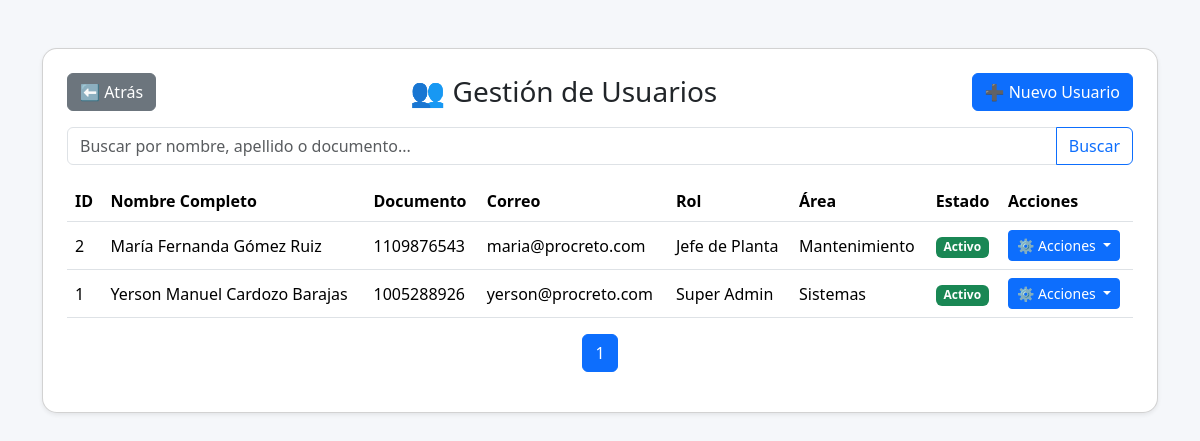
Page /app/screens/dashboard/rrhh/usuarios/index.php on the committed database.
### tables this page shows
CREATE TABLE `usuario` (
  `id_usuario` int(11) NOT NULL,
  `tipo_documento_usuario` varchar(10) DEFAULT NULL,
  `numero_documento_usuario` varchar(20) DEFAULT NULL,
  `nombres_usuario` varchar(100) DEFAULT NULL,
  `primer_apellido_usuario` varchar(50) DEFAULT NULL,
  `segundo_apellido_usuario` varchar(50) DEFAULT NULL,
  `fecha_nacimiento_usuario` date DEFAULT NULL,
  `genero_usuario` enum('Masculino','Femenino','Otro') DEFAULT NULL,
  `telefono_usuario` varchar(20) DEFAULT NULL,
  `correo_usuario` varchar(100) DEFAULT NULL,
  `direccion_usuario` varchar(150) DEFAULT NULL,
  `ciudad_usuario` varchar(100) DEFAULT NULL,
  `estado_civil_usuario` varchar(50) DEFAULT NULL,
  `id_estado_usuario` int(11) DEFAULT NULL,
  `id_cargo` int(11) DEFAULT NULL,
  `id_area` int(11) DEFAULT NULL,
  `id_rol` int(11) DEFAULT NULL,
  `tipo_contrato_usuario` varchar(100) DEFAULT NULL,
  `fecha_ingreso_usuario` date DEFAULT NULL,
  `fecha_retiro_usuario` date DEFAULT NULL,
  `id_turno` int(11) DEFAULT NULL,
  `foto_usuario` varchar(255) DEFAULT NULL,
  `pensiones_usuario` varchar(100) DEFAULT NULL,
  `eps_usuario` varchar(100) DEFAULT NULL,
  `arl_usuario` varchar(100) DEFAULT NULL,
  `profesion_usuario` varchar(100) DEFAULT NULL,
  `nivel_estudio_usuario` varchar(100) DEFAULT NULL,
  `observaciones_usuario` text DEFAULT NULL
);

CREATE TABLE `rol` (
  `id_rol` int(11) NOT NULL,
  `nombre_rol` varchar(100) NOT NULL,
  `descripcion_rol` text DEFAULT NULL,
  `imagen_url` varchar(255) DEFAULT NULL
);

CREATE TABLE `area` (
  `id_area` int(11) NOT NULL,
  `nombre_area` varchar(100) NOT NULL,
  `descripcion_area` text DEFAULT NULL
);

### app/screens/dashboard/rrhh/usuarios/index.php (the view, shortened to what this page needs)
<?php
include_once __DIR__ . "/../../../../../config/conexion.php";
$busqueda = isset($_GET['busqueda']) ? trim($_GET['busqueda']) : "";
$por_pagina = 20;
$pagina = isset($_GET['pagina']) && is_numeric($_GET['pagina']) ? intval($_GET['pagina']) : 1;
$inicio = ($pagina - 1) * $por_pagina;
$where = "";
$sql = "
  SELECT
    u.id_usuario,
    CONCAT(u.nombres_usuario, ' ', u.primer_apellido_usuario, ' ', u.segundo_apellido_usuario) AS nombre_completo,
    u.numero_documento_usuario,
    u.correo_usuario,
    r.nombre_rol AS rol,
    c.nombre_cargo AS cargo,
    a.nombre_area AS area,
    e.nombre_estado_usuario AS estado
  FROM usuario u
  LEFT JOIN rol r ON u.id_rol = r.id_rol
  LEFT JOIN cargo c ON u.id_cargo = c.id_cargo
  LEFT JOIN area a ON u.id_area = a.id_area
  LEFT JOIN estado_usuario e ON u.id_estado_usuario = e.id_estado_usuario
  $where
  ORDER BY u.id_usuario DESC
  LIMIT $inicio, $por_pagina
";
$result = $conn->query($sql);
$total_result = $conn->query("SELECT COUNT(*) as total FROM usuario u $where");
$total = $total_result->fetch_assoc()['total'];
$total_paginas = ceil($total / $por_pagina);
?>
<!DOCTYPE html>
<html lang="es">
<head>
  <link href="https://cdn.jsdelivr.net/npm/bootstrap@5.3.2/dist/css/bootstrap.min.css" rel="stylesheet">
</head>
<body>
  <div class="container mt-5">
    <div class="card p-4 shadow-sm">
      <div class="d-flex justify-content-between align-items-center mb-3">
        <a href="./../index.php" class="btn btn-secondary">⬅️ Atrás</a>
        <h3 class="mb-0">👥 Gestión de Usuarios</h3>
        <a href="crear.php" class="btn btn-primary">➕ Nuevo Usuario</a>
      </div>
      <form method="GET" class="mb-3">
        <div class="input-group">
          <input type="text" name="busqueda" class="form-control" placeholder="Buscar por nombre, apellido o documento..."
            value="<?= htmlspecialchars($busqueda) ?>">
          <button type="submit" class="btn btn-outline-primary">Buscar</button>
        </div>
      </form>
      <div class="table-responsive">
        <table class="table table-hover align-middle">
          <thead>
            <tr>
              <th>ID</th>
              <th>Nombre Completo</th>
              <th>Documento</th>
              <th>Correo</th>
              <th>Rol</th>
              <th>Área</th>
              <th>Estado</th>
              <th>Acciones</th>
            </tr>
          </thead>
          <tbody>
            <?php if ($result->num_rows > 0): ?>
              <?php while ($u = $result->fetch_assoc()): ?>
                <tr>
                  <td><?= htmlspecialchars($u['id_usuario']) ?></td>
                  <td><?= htmlspecialchars($u['nombre_completo']) ?></td>
                  <td><?= htmlspecialchars($u['numero_documento_usuario'] ?? '—') ?></td>
                  <td><?= htmlspecialchars($u['correo_usuario']) ?></td>
                  <td><?= htmlspecialchars($u['rol'] ?? '—') ?></td>
                  <td><?= htmlspecialchars($u['area'] ?? '—') ?></td>
                  <td>
                    <?php if (($u['estado'] ?? '') === 'Activo'): ?>
                      <span class="badge bg-success">Activo</span>
                    <?php else: ?>
                      <span class="badge bg-danger"><?= htmlspecialchars($u['estado'] ?? 'Inactivo') ?></span>
                    <?php endif; ?>
                  </td>
                  <td>
                    <div class="dropdown">
                      <button class="btn btn-primary btn-sm dropdown-toggle" type="button" data-bs-toggle="dropdown">
                        ⚙️ Acciones
                      </button>
                    </div>
                  </td>
                </tr>
              <?php endwhile; ?>
            <?php else: ?>
              <tr>
                <td colspan="8" class="text-center text-muted">No se encontraron usuarios</td>
              </tr>
            <?php endif; ?>
          </tbody>
        </table>
      </div>
      <nav>
        <ul class="pagination justify-content-center">
          <?php for ($i = 1; $i <= $total_paginas; $i++): ?>
            <li class="page-item <?= $i == $pagina ? 'active' : '' ?>">
              <a class="page-link" href="?pagina=<?= $i ?>&busqueda=<?= urlencode($busqueda) ?>"><?= $i ?></a>
            </li>
          <?php endfor; ?>
        </ul>
      </nav>
    </div>
  </div>
</body>
</html>

### app/screens/dashboard/rrhh/usuarios/index.php (style rules this page uses)
body { background-color: #f5f7fa; font-family: 'Segoe UI', sans-serif; }
.card { border-radius: 15px; box-shadow: 0 2px 10px rgba(0, 0, 0, 0.1); }
th { background: #007bff; color: white; }

### rows in the picture
usuario: id_usuario "2", nombre_completo "María Fernanda Gómez Ruiz", numero_documento_usuario "1109876543", correo_usuario "maria@procreto.com", id_rol.nombre_rol "Jefe de Planta", id_area.nombre_area "Mantenimiento"
usuario: id_usuario "1", nombre_completo "Yerson Manuel Cardozo Barajas", numero_documento_usuario "1005288926", correo_usuario "yerson@procreto.com", id_rol.nombre_rol "Super Admin", id_area.nombre_area "Sistemas"
